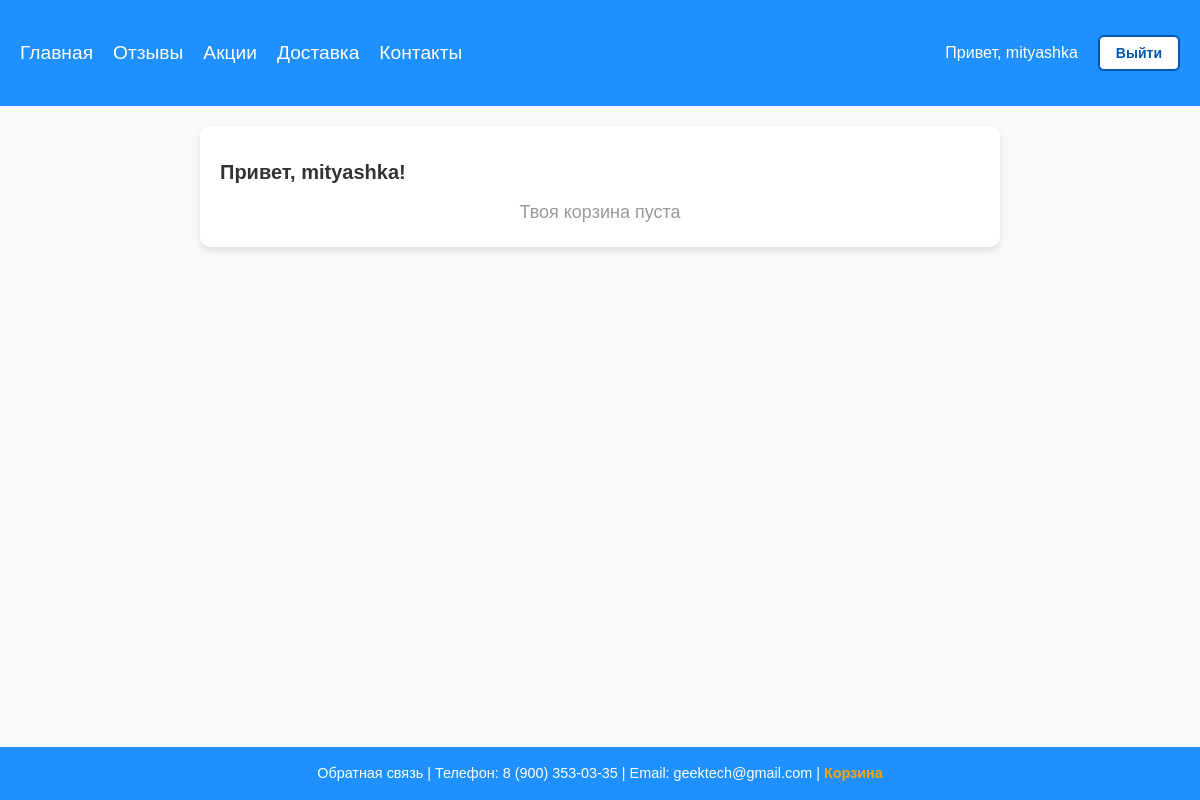
/geektech/cart/ (signed in), run on an earlier commit of the app's database.
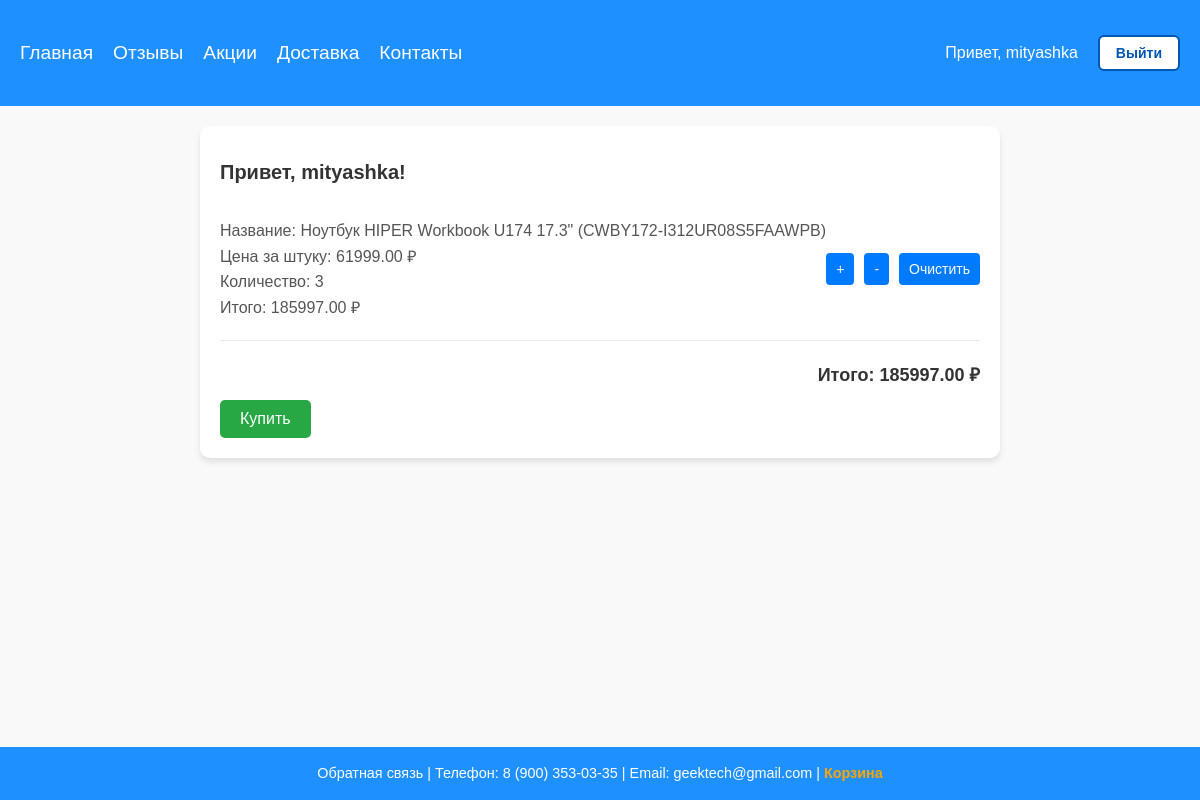
And on a later commit of the database.
### shopapp/models.py (models this page shows, shortened)
class Cart(models.Model):
    user = models.ForeignKey(User, on_delete=models.CASCADE)
    product = models.ForeignKey(Product, on_delete=models.CASCADE)
    quantity = models.PositiveIntegerField(default=0)
    created_timestamp = models.DateTimeField(auto_now_add=True)

class Product(models.Model):
    product_name = models.CharField(max_length=100)
    manufacturer = models.CharField(max_length=80)
    price = models.DecimalField(max_digits=10, decimal_places=2)
    description = models.TextField()
    images = models.ManyToManyField(ProductImage, blank=True, related_name='products')
    preview = models.ImageField(upload_to='products/previews/', blank=True, null=True)
    created_at = models.DateTimeField(auto_now_add=True)
    updated_at = models.DateTimeField(auto_now=True)
    discount = models.DecimalField(max_digits=5, decimal_places=2, default=0.00)
    stock_quantity = models.PositiveIntegerField(default=0)
    category = models.ForeignKey(Category, on_delete=models.CASCADE, related_name="products")

### shopapp/views.py (the view)
# urls.py: path('cart/', cart_view, name='cart'),
@login_required
def cart_view(request: HttpRequest):
    cart_items = Cart.objects.filter(user=request.user)
    total_price = sum(item.product.price * item.quantity for item in cart_items)
    for item in cart_items:
        item.total_price = item.quantity * item.product.price
    return render(request, 'cart.html', {'cart_items': cart_items, 'total_price': total_price})

### shopapp/templates/cart.html (shortened to what this page needs)
{% extends 'base.html' %}
{% block additional_styles %}
    {% load static %}
    <link rel="stylesheet" href="{% static 'css/base.css' %}">
    <link rel="stylesheet" href="{% static 'css/cart.css' %}">
{% endblock %}
{% block main %}
<div class="cart-container">
    <div>Привет, {{ user.username }}!</div>
    {% if not cart_items %}
        <p class="cart-empty">Твоя корзина пуста</p>
    {% else %}
        {% for item in cart_items %}
            <div class="cart-item">
                <div>
                    <p>Название: {{ item.product.product_name }}</p>
                    <p>Цена за штуку: {{ item.product.price }} ₽</p>
                    <p>Количество: {{ item.quantity }}</p>
                    <p>Итого: {{ item.total_price }} ₽</p>
                </div>
                <div class="cart-item-actions">
                    <a href="{% url 'shopapp:cart-add' item.product.id %}">+</a>
                    <a href="{% url 'shopapp:cart-decrease' item.product.id %}">-</a>
                    <a href="{% url 'shopapp:cart-delete' item.id %}">Очистить</a>
                </div>
            </div>
        {% endfor %}
        <div class="cart-total">
            <p>Итого: {{ total_price }} ₽</p>
        </div>
        <form id="order-form" method="POST" action="{% url 'shopapp:order-create' %}">
            <button type="submit">Купить</button>
        </form>
    {% endif %}
</div>
{% endblock %}

What changed in the data, as far as the page shows it:
added Cart: product.product_name "Ноутбук HIPER Workbook U174 17.3\" (CWBY172-I312UR08S5FAAWPB)", product.price "61999.00", quantity "3", total_price "185997.00"
Also different on the page:
{{ total_price }}: (not shown) → "185997.00"
text no longer shown: "Твоя корзина пуста"
text now shown: "Итого: ₽ Купить"
